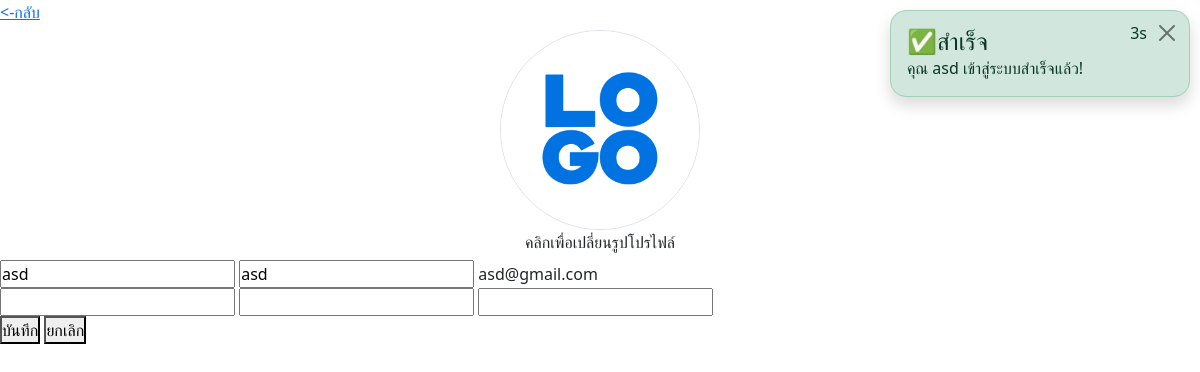
Page /account.php (signed in) on the committed database.
### tables this page shows
CREATE TABLE `users` (
  `user_id` int(11) NOT NULL,
  `firstname` varchar(50) NOT NULL,
  `lastname` varchar(50) NOT NULL,
  `email` varchar(100) NOT NULL,
  `password` varchar(60) NOT NULL,
  `image` varchar(60) NOT NULL DEFAULT 'default-profile.jpg',
  `role` enum('admin','user') NOT NULL DEFAULT 'user',
  `created_at` timestamp NOT NULL DEFAULT current_timestamp(),
  `updated_at` timestamp NULL DEFAULT NULL ON UPDATE current_timestamp()
);

### account.php (the view, shortened to what this page needs)
<?php
require_once "util/link.php";
if(isset($_SESSION["user_login"])){
    $row = sql("SELECT * FROM users WHERE user_id = ?",[$_SESSION["user_login"]])->fetch();
}elseif(isset($_SESSION["admin_login"])){
    msg("warning","⚠คำเตือน","ไม่สามารถเข้าถึงหน้านี้ได้","./admin/");
}else{
    msg("warning","⚠คำเตือน","ไม่สามารถเข้าถึงหน้านี้ได้",$_SERVER["HTTP_REFERER"]);
}
?>
<!DOCTYPE html>
<html lang="en">
<head>
</head>
<body>
    <a href="/"><-กลับ</a>
    <div class='d-flex justify-content-center'>
        <label for="profile_image" class='btn btn-outline-light text-dark border-0'>
            <div class='d-flex flex-column'>
                <img src="<?= pathImage($row["image"],"user_images") ?>" style="width:200px;height:200px;" class='rounded-circle border overflow-hidden object-fit-cover'>
                <div>คลิกเพื่อเปลี่ยนรูปโปรไฟล์</div>
            </div>
        </label>
    </div>
    <form action="api/user.php" method="post" enctype='multipart/form-data'>
        <input type="text" name='firstname' value='<?= $row["firstname"] ?>'>
        <input type="text" name='lastname' value='<?= $row["lastname"] ?>'>
        <?= $row["email"]; ?>
        <div>
            <input type="password" name='old_password'>
            <input type="password" name='new_password'>
            <input type="password" name='con_password'>
        </div>
        <button type="submit" name='save'>บันทึก</button>
        <button type="reset">ยกเลิก</button>
    </form>
</body>
</html>

### rows in the picture
users: image (picture), firstname "asd", lastname "asd", email "asd@gmail.com"

### other values in the picture
$_SESSION[$type][0] "✅สำเร็จ"
$_SESSION[$type][1] "คุณ asd เข้าสู่ระบบสำเร็จแล้ว!"
